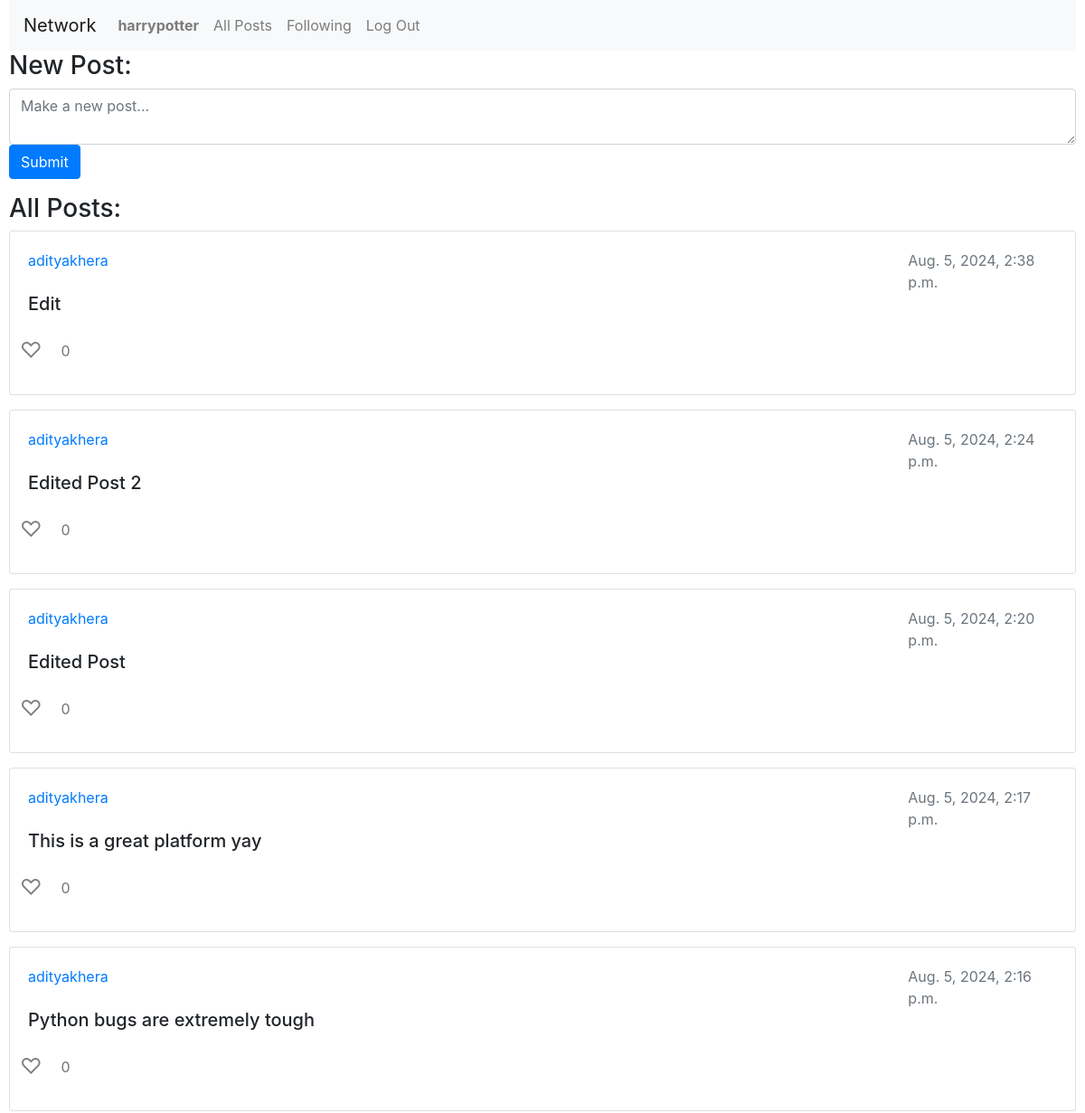
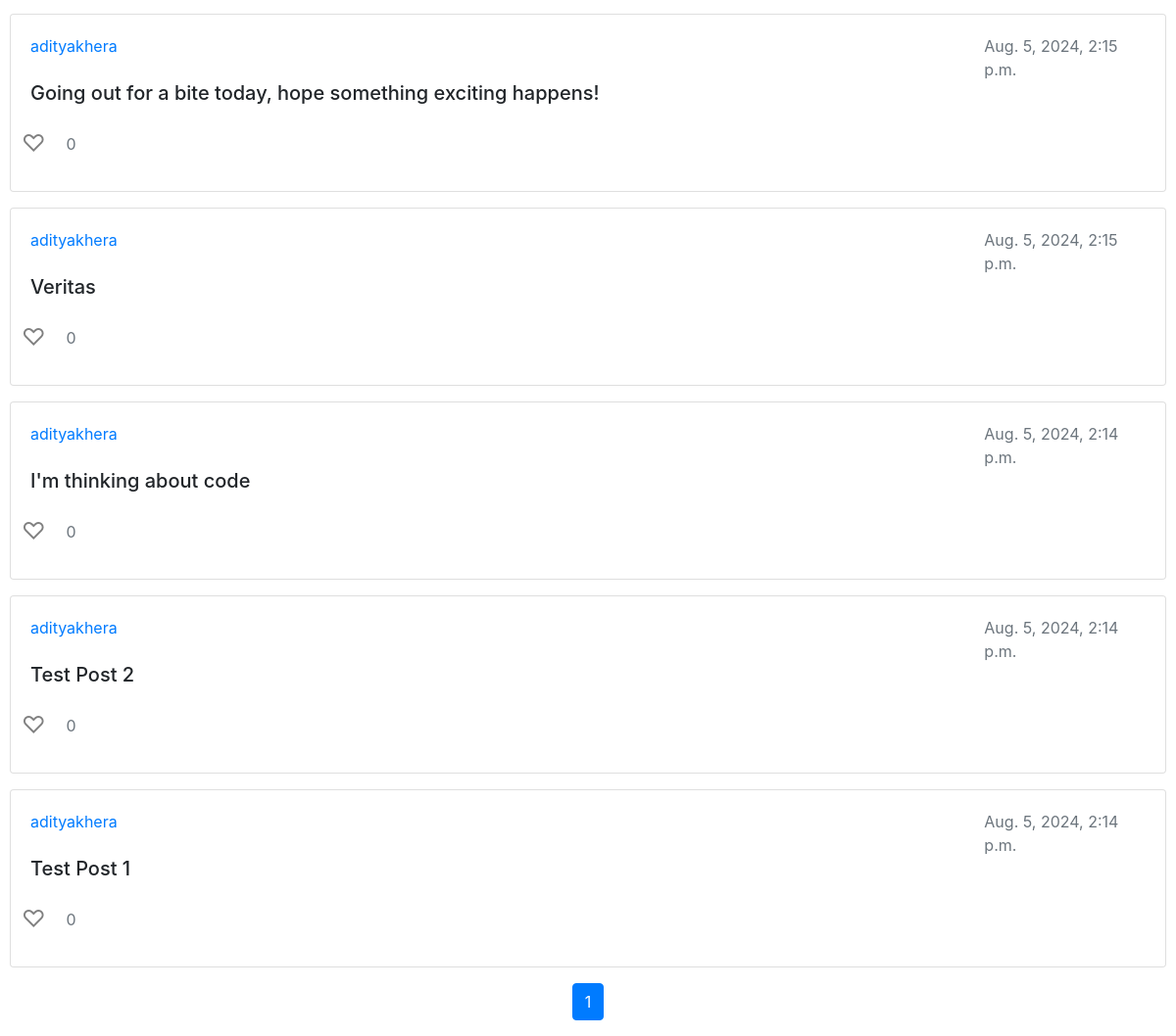
The page /following (signed in) on the database its author committed (2 pictures, top to bottom).
### network/models.py (models this page shows, shortened)
class User(AbstractUser):
    pass

class Post(models.Model):
    user = models.ForeignKey(User, on_delete=models.CASCADE, related_name = 'posts_made')
    content = models.CharField(max_length=280)
    timestamp = models.DateTimeField(auto_now_add=True)

### network/views.py (the view)
# urls.py: path('following', views.followingpage, name='followingpage'),
def followingpage(request):
    newPostForm = NewPostForm()
    user = User.objects.get(pk=request.user.id)
    peopleFollowed = Follower.objects.filter(user=user).values_list('followers', flat=True)
    posts_list = Post.objects.filter(user__in=peopleFollowed).order_by('-timestamp')
    paginator = Paginator(posts_list, 10)  # 10 posts per page
    page_number = request.GET.get('page')
    posts = paginator.get_page(page_number)
    return render(request, "network/following.html", {
        'posts' : posts,
        'newPostForm' : newPostForm
    })

### network/views.py
class NewPostForm(forms.Form):
    new_post_text = forms.CharField(widget=forms.Textarea(attrs={
        'placeholder' : 'Make a new post...',
        'required' : 'True',
        'class' : 'form-control',
        'maxlength': '500',
        'rows': 2,
        'cols': 40
    }), label="")

### network/templates/network/following.html (shortened to what this page needs)
{% extends "network/layout.html" %}
{% block body %}
    <form action="{% url 'index' %}" method="post" class="mb-3">
        <h3>New Post:</h3>
        {{ newPostForm }}
        <input type="submit" class="btn btn-primary">
    </form>
    <h3>All Posts:</h3>
    {% if posts %}
        <div class="row">
            <div class="col-12">
                {% for post in posts %}
                <div class="card mb-3">
                    <div class="card-body">
                        <div class="row">
                            {% if post.user.username == user.username %}
                                <a href="{% url 'profile' username=post.user.username %}" class="col-8">{{post.user.username}}</a>
                                <button class="edit-button btn btn-primary col-2" data-post-id="{{ post.id }}">Edit</button>
                            {% else %}
                                <a href="{% url 'profile' username=post.user.username %}" class="col-10">{{post.user.username}}</a>
                            {% endif %}
                            <div class="text-muted col-2">{{post.timestamp}}</div>
                        </div>
                        <h5 class="card-title">{{post.content}}</h5>
                        <div class="row">
                            <button class="like-button {% if user in post.likes.all %}liked{% else %}unliked{% endif %}" data-post-id="{{post.id}}">
                                {% if user in post.likes.all %}
                                &#x2764;
                                {% else %}
                                &#x2661;
                                {% endif %}
                            </button>
                            <p class="text-muted col-2 mt-3" id="like-count-{{post.id}}">{{post.likes.count}}</p>
                        </div>
                    </div>
                </div>
                {% endfor %}
            </div>
        </div>
        <nav aria-label="Page navigation">
            <ul class="pagination justify-content-center">
                {% for i in posts.paginator.page_range %}
                    {% if posts.number == i %}
                        <li class="page-item active"><a class="page-link" href="#">{{ i }}</a></li>
                    {% else %}
                        <li class="page-item"><a class="page-link" href="?page={{ i }}">{{ i }}</a></li>
                    {% endif %}
                {% endfor %}
            </ul>
        </nav>
    {% else %}
        <h4>No Posts Yet</h4>
    {% endif %}
{% endblock %}

### network/templates/network/layout.html (shortened to what this page needs)
{% load static %}
<!DOCTYPE html>
<html lang="en">
    <head>
        <link rel="stylesheet" href="https://stackpath.bootstrapcdn.com/bootstrap/4.4.1/css/bootstrap.min.css">
        <link href="{% static 'network/styles.css' %}" rel="stylesheet">
    </head>
    <body>
        <nav class="navbar navbar-expand-lg navbar-light bg-light">
            <a class="navbar-brand" href="#">Network</a>
            <div>
              <ul class="navbar-nav mr-auto">
                {% if user.is_authenticated %}
                    <li class="nav-item">
                        <a class="nav-link" href="{% url 'profile' username=user.username %}"><strong>{{ user.username }}</strong></a>
                    </li>
                {% endif %}
                <li class="nav-item">
                  <a class="nav-link" href="{% url 'index' %}">All Posts</a>
                </li>
                {% if user.is_authenticated %}
                    <li class="nav-item">
                        <a class="nav-link" href="{% url 'followingpage' %}">Following</a>
                    </li>
                    <li class="nav-item">
                        <a class="nav-link" href="{% url 'logout' %}">Log Out</a>
                    </li>
                {% endif %}
              </ul>
            </div>
          </nav>
        <div class="body">
            {% block body %}
            {% endblock %}
        </div>
    </body>
</html>

### network/templates/network/layout.html (style rules this page uses)
.like-button { background: none; border: none; cursor: pointer; outline: none; font-size: 24px; }
.like-button.unliked { color: grey; }
body { margin-left: 10px; margin-right: 10px; }

### rows shown on the page
User: username "harrypotter"
Post: user.username "adityakhera", timestamp "Aug. 5, 2024, 2:38 p.m.", content "Edit", likes.count "0"
Post: user.username "adityakhera", timestamp "Aug. 5, 2024, 2:24 p.m.", content "Edited Post 2", likes.count "0"
Post: user.username "adityakhera", timestamp "Aug. 5, 2024, 2:20 p.m.", content "Edited Post", likes.count "0"
Post: user.username "adityakhera", timestamp "Aug. 5, 2024, 2:17 p.m.", content "This is a great platform yay", likes.count "0"
Post: user.username "adityakhera", timestamp "Aug. 5, 2024, 2:16 p.m.", content "Python bugs are extremely tough", likes.count "0"
Post: user.username "adityakhera", timestamp "Aug. 5, 2024, 2:15 p.m.", content "Going out for a bite today, hope something exciting happens!", likes.count "0"
Post: user.username "adityakhera", timestamp "Aug. 5, 2024, 2:15 p.m.", content "Veritas", likes.count "0"
Post: user.username "adityakhera", timestamp "Aug. 5, 2024, 2:14 p.m.", content "I'm thinking about code", likes.count "0"
Post: user.username "adityakhera", timestamp "Aug. 5, 2024, 2:14 p.m.", content "Test Post 2", likes.count "0"
Post: user.username "adityakhera", timestamp "Aug. 5, 2024, 2:14 p.m.", content "Test Post 1", likes.count "0"

### other values the page prints
{{ i }} "1"
